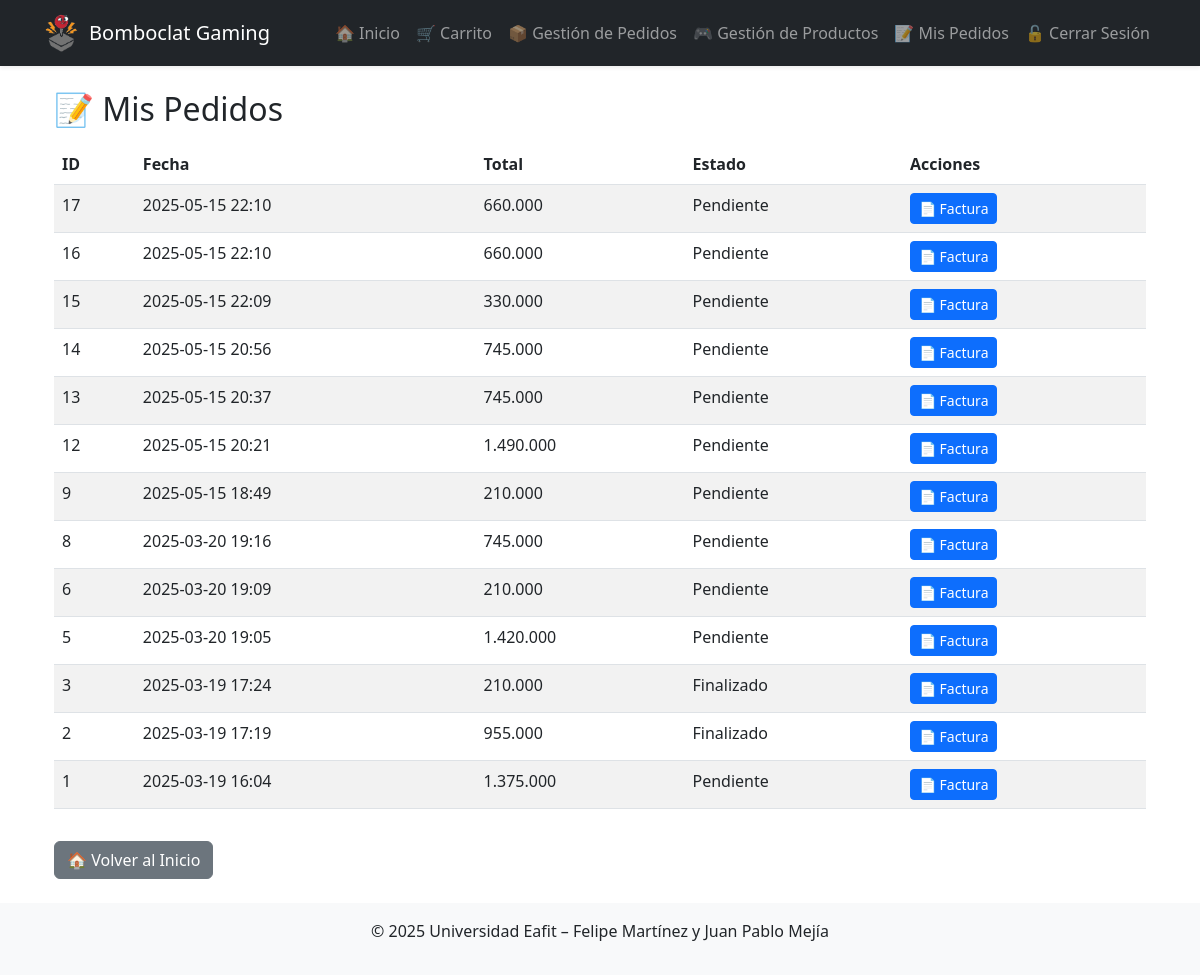
The app's page /mis-pedidos/ (signed in) with its own data.
### core/models.py (models this page shows, shortened)
class Pedido(models.Model):
    usuario = models.ForeignKey(
        'auth.User', on_delete=models.CASCADE,
        verbose_name=_('Usuario')
    )
    fecha = models.DateTimeField(
        auto_now_add=True,
        verbose_name=_('Fecha')
    )
    total = models.DecimalField(
        _('Total'),
        max_digits=10, decimal_places=2, default=0
    )
    METODOS_ENVIO = [
        ('Tienda',    _('Recoger en tienda')),
        ('Domicilio', _('Envío a domicilio')),
    ]
    metodo_envio = models.CharField(
        _('Método de envío'),
        max_length=10, choices=METODOS_ENVIO, default='Tienda'
    )
    direccion_envio = models.CharField(
        _('Dirección de envío'),
        max_length=255, blank=True
    )
    ESTADOS = [
        ('Pendiente', _('Pendiente')),
        ('Enviado',   _('Enviado')),
        ('Cancelado', _('Cancelado')),
    ]
    estado = models.CharField(
        _('Estado'),
        max_length=10, choices=ESTADOS, default='Pendiente'
    )

### core/views.py (the view)
# urls.py: path('mis-pedidos/', views.mis_pedidos, name='mis_pedidos'),
@login_required
def mis_pedidos(request):
    pedidos = Pedido.objects.filter(usuario=request.user).order_by('-fecha')
    return render(request, 'core/mis_pedidos.html', {
        'pedidos': pedidos
    })

### core/context.py (called while the page is built)
def daily_quote(request):
    quote = {}
    try:
        r = requests.get(
            "https://api.quotable.io/random?maxLength=100",
            timeout=2,
            verify=False           # <— igual que curl -k
        )
        r.raise_for_status()
        data = r.json()
        quote = {
            'text':   data.get('content', ''),
            'author': data.get('author',  '')
        }
    except Exception:
        quote = {}
    return { 'daily_quote': quote }

### core/templatetags/price_format.py (called while the page is built)
@register.filter
def miles(value):
    try:
        n = int(round(float(value)))
        return "{:,}".format(n).replace(",", ".")
    except (ValueError, TypeError):
        return value

### core/templates/core/mis_pedidos.html (shortened to what this page needs)
{% extends "base.html" %}
{% load i18n %}
{% load price_format %}
{% block content %}
<div class="container">
    <h2>📝 {% trans "Mis Pedidos" %}</h2>
    <table class="table table-striped mt-3">
        <thead>
            <tr>
                <th>{% trans "ID" %}</th>
                <th>{% trans "Fecha" %}</th>
                <th>{% trans "Total" %}</th>
                <th>{% trans "Estado" %}</th>
                <th>{% trans "Acciones" %}</th>
            </tr>
        </thead>
        <tbody>
            {% for pedido in pedidos %}
            <tr>
                <td>{{ pedido.id }}</td>
                <td>{{ pedido.fecha|date:"Y-m-d H:i" }}</td>
                <td>{{ pedido.total|miles }}</td>
                <td>{{ pedido.estado }}</td>
                <td>
                    <a href="{% url 'generar_factura_pdf' pedido.id %}"
                       class="btn btn-sm btn-primary">
                       {% trans "📄 Factura" %}
                    </a>
                </td>
            </tr>
            {% empty %}
            <tr>
                <td colspan="5" class="text-center">{% trans "No tienes pedidos aún." %}</td>
            </tr>
            {% endfor %}
        </tbody>
    </table>
    <a href="{% url 'home' %}" class="btn btn-secondary mt-3">
        🏠 {% trans "Volver al Inicio" %}
    </a>
</div>
{% endblock %}

### records on screen
Pedido: id "17", fecha "2025-05-15 22:10", total|miles "660.000", estado "Pendiente"
Pedido: id "16", fecha "2025-05-15 22:10", total|miles "660.000", estado "Pendiente"
Pedido: id "15", fecha "2025-05-15 22:09", total|miles "330.000", estado "Pendiente"
Pedido: id "14", fecha "2025-05-15 20:56", total|miles "745.000", estado "Pendiente"
Pedido: id "13", fecha "2025-05-15 20:37", total|miles "745.000", estado "Pendiente"
Pedido: id "12", fecha "2025-05-15 20:21", total|miles "1.490.000", estado "Pendiente"
Pedido: id "9", fecha "2025-05-15 18:49", total|miles "210.000", estado "Pendiente"
Pedido: id "8", fecha "2025-03-20 19:16", total|miles "745.000", estado "Pendiente"
Pedido: id "6", fecha "2025-03-20 19:09", total|miles "210.000", estado "Pendiente"
Pedido: id "5", fecha "2025-03-20 19:05", total|miles "1.420.000", estado "Pendiente"
Pedido: id "3", fecha "2025-03-19 17:24", total|miles "210.000", estado "Finalizado"
Pedido: id "2", fecha "2025-03-19 17:19", total|miles "955.000", estado "Finalizado"
Pedido: id "1", fecha "2025-03-19 16:04", total|miles "1.375.000", estado "Pendiente"
